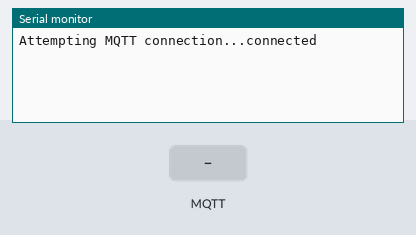
Bench run of a sketch on a simulated ESP8266 (NodeMCU). Parts: the last lines printed to the serial monitor. Inputs (shaded band) come from the test bench. WiFi joins after 1.5 s; servers stay silent unless stated; random numbers use the default seed unless the sketch sets one; no MQTT or app messages arrive unless stated.

Above: at 2.7 s.
2.8 s: MQTT message "5" arrives on the first subscribed topic
At 3.3 s:
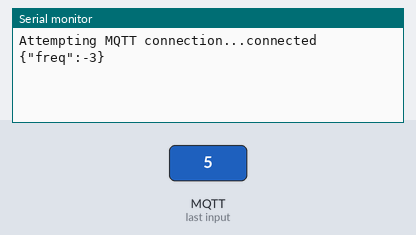
4.3 s: MQTT message "200" arrives on the first subscribed topic
At 5.7 s:
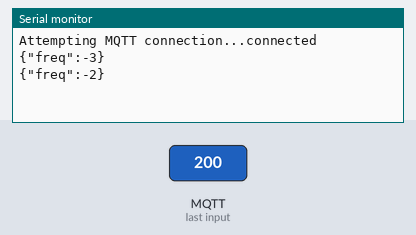

The sketch:

esp8266.ino
```cpp
#include <ESP8266WiFi.h>          //https://github.com/esp8266/Arduino
#include <DNSServer.h>
#include <ESP8266WebServer.h>
#include <WiFiManager.h>         //https://github.com/tzapu/WiFiManager
#include <PubSubClient.h>
#include <ArduinoJson.h>

StaticJsonDocument<200> doc;
const char* mqtt_server = "192.168.18.24";

WiFiClient espClient;
PubSubClient client(espClient);

void callback(char* topic, byte* payload, unsigned int length) {
  char str[20];
  int freq=0;
  memcpy(str,payload,length);
  str[length]=0x00;
  freq=atoi(str);
  //Serial.println(freq);
  freq=map(freq, 800, 2500, 1, 10);
  doc["freq"] = freq;
  serializeJson(doc, Serial);
  Serial.println();
}

void reconnect() {
  // Loop until we're reconnected
  while (!client.connected()) {
    Serial.print("Attempting MQTT connection...");
    // Create a random client ID
    String clientId = "ESP8266Client-";
    clientId += String(random(0xffff), HEX);
    // Attempt to connect
    if (client.connect(clientId.c_str())) {
      Serial.println("connected");
      client.subscribe("frequency");
    } else {
      Serial.print("failed, rc=");
      Serial.print(client.state());
      Serial.println(" try again in 5 seconds");
      // Wait 5 seconds before retrying
      delay(500);
    }
  }
}

void setup() {
  Serial.begin(115200);
  WiFiManager wifiManager;
  wifiManager.autoConnect("AutoConnectAP");
  client.setServer(mqtt_server, 1883);
  client.setCallback(callback);
}

void loop() {
  if (!client.connected()) {
    reconnect();
  }
  client.loop();
}
```

Measured:
- after the input at 2.8 s, the serial monitor: prints a new line at once (image 1)
- after the input at 4.3 s, the serial monitor: prints a new line at once (image 2)
